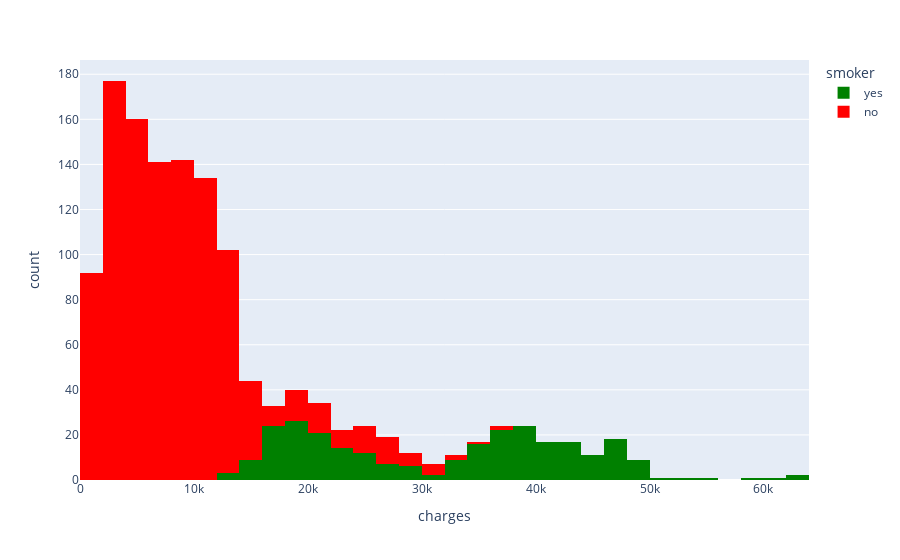

Here is the notebook cell this chart was saved with:
### Code cell
px.histogram(df,
             x='charges',
             color='smoker',
             color_discrete_sequence=['green','red'])

### Figure 1 — Plotly figure (JSON) as saved in the notebook; plotly's stock layout.template omitted (floating-point values rounded to 4 significant figures; data arrays with more than 128 entries replaced by an {"elided": "..."} marker saying what was removed)
{"data": [{"bingroup": "x", "hovertemplate": "smoker=yes<br>charges=%{x}<br>count=%{y}<extra></extra>", "legendgroup": "yes", "marker": {"color": "green", "pattern": {"shape": ""}}, "name": "yes", "orientation": "v", "showlegend": true, "type": "histogram", "x": {"elided": "274 float values"}, "xaxis": "x", "yaxis": "y"}, {"bingroup": "x", "hovertemplate": "smoker=no<br>charges=%{x}<br>count=%{y}<extra></extra>", "legendgroup": "no", "marker": {"color": "red", "pattern": {"shape": ""}}, "name": "no", "orientation": "v", "showlegend": true, "type": "histogram", "x": {"elided": "1064 float values"}, "xaxis": "x", "yaxis": "y"}], "layout": {"barmode": "relative", "legend": {"title": {"text": "smoker"}, "tracegroupgap": 0}, "margin": {"t": 60}, "xaxis": {"anchor": "y", "domain": [0, 1], "title": {"text": "charges"}}, "yaxis": {"anchor": "x", "domain": [0, 1], "title": {"text": "count"}}}}
